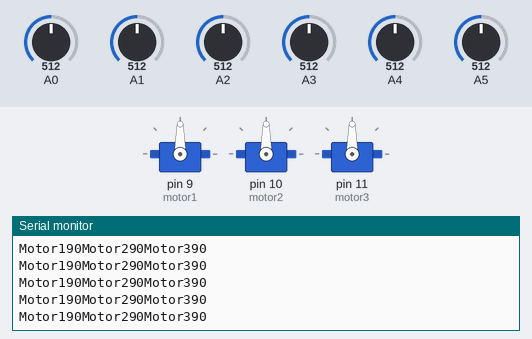
The sketch below on a simulated Arduino Uno, built with avr-gcc and run on an emulated ATmega328P. Shown: 3 × servo, the last lines printed to the serial monitor. Inputs (shaded band) come from the test bench; at power-on: A0 = 512, A1 = 512, A2 = 512, A3 = 512, A4 = 512, A5 = 512.

Above: at 2.2 s.
2.3 s: A0 set to 61
At 2.9 s:
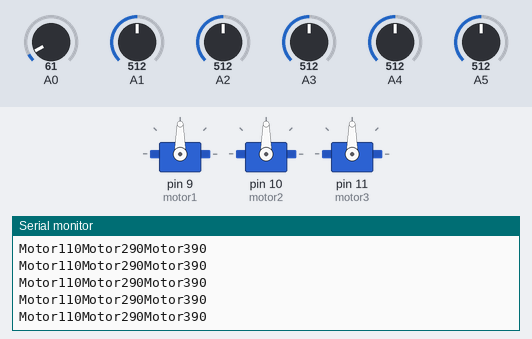
3.8 s: A0 set to 52
At 4.9 s:
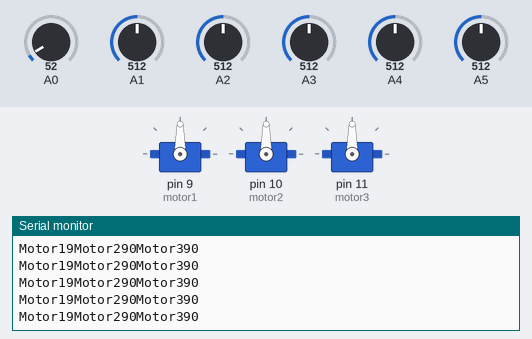
Timing chart, 0 to 6.8 s (numbered marks = the images above; inputs shaded):
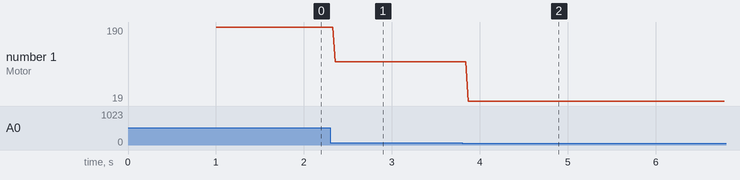

The sketch:

FinalRobot.ino
```cpp
/*
  This code was used to control our submission for the 2017 UBC Engineering Competition.
  Our submission placed 2nd out of 7 teams.
  Team members: Megan Nantel, Candice Ip, Adam Schonewille and Doug Matthews
*/

#include <Servo.h>
#include <QueueArray.h>


int potpin = 0;  // analog pin used to connect the potentiometer
int val;    // variable to read the value from the analog pin

//DC Servo 1 (BASE)
Servo servo1;  // create servo object to control a servo
int pot1 = 3;
int motor1 = 9;
float dSum1 = 0;
float lastError1;
float kp1 = -3;
float kd1 = 0.00001;
QueueArray<float> dQueue1;

//DC SERVO 2 (BOTTOM PIVOT)
Servo servo2;  // create servo object to control a servo
int pot2 = A4;
int motor2 = 10;
float dSum2 = 0;
float lastError2;
float kp2 = -3;
float kd2 = 0.00001;
//QueueArray<float> dQueue2;

//DC SERVO 3 (MIDDLE PIVOT)
Servo servo3;  // create servo object to control a servo
int pot3 = A5;
int motor3 = 11;
float dSum3 = 0;
float lastError3;
float kp3 = -3;
float kd3 = 0.00001;
//QueueArray<float> dQueue3;

int NUM_DERIVATIVE_STEPS = 3;

QueueArray<float> AdjustDCServo(Servo servo, int potNum, int goalAngle, QueueArray<float> queue, float *derivativeSum, float *lastError, float kp, float kd);
float mapf(float x, float in_min, float in_max, float out_min, float out_max);

// Use these to control the mode of the robot
bool simple = true; // Allow the user to control the robot with 3 potentiometers
bool push1 = false; // Perform the push test
bool position1 = false; // Move the object from one position to the other
bool height = false; // Lift the object to a given height

void setup() {
  servo1.attach(motor1);
  servo2.attach(motor2);
  servo3.attach(motor3);
  Serial.begin(9600);
  delay(1000);

  // setup Queues to compute derivatives
  for(int count = 0; count < NUM_DERIVATIVE_STEPS; count++){
    dQueue1.push(0.0);
//    Multiple quese where causing problems. Given the short time frame the
//    other motors where switched to just proportional gain instead of debuging problem
//    dQueue2.push(0.0);
//    dQueue3.push(0.0);
  }

  // Initalize the "Last Errors" this is used to calculate the derivative.
  lastError1 = 0;
  lastError2 = 0;
  lastError3 = 0;

  // Set the inital positions for the autonomus modes
  if(push1){
    for( int count; count < 400; count++){
      SimpleDCServo(87, 1);
      SimpleDCServo(180, 2);
      SimpleDCServo(147, 3);
      delay(15);
    }
  }
  else if (position1){
    for( int count; count < 400; count++){
      SimpleDCServo(87, 1);
      SimpleDCServo(180, 2);
      SimpleDCServo(147, 3);
      delay(15);
    }
  }

  else if(height){
    for( int count; count < 400; count++){
      SimpleDCServo(87, 1);
      SimpleDCServo(180, 2);
      SimpleDCServo(100, 3);
      delay(15);
    }
  }

}

void loop() {

  if(simple){

    // Read Values of Potentiometers
    int val1 = analogRead(0);            // reads the value of the potentiometer (value between 0 and 1023)
    val1 = map(val1, 0, 1023, 0, 180);     // scale it to use it with the servo (value between 0 and 180)
    int val2 = analogRead(1);            // reads the value of the potentiometer (value between 0 and 1023)
    val2= map(val2, 0, 1023, 0, 180);     // scale it to use it with the servo (value between 0 and 180)
    int val3 = analogRead(2);            // reads the value of the potentiometer (value between 0 and 1023)
    val3 = map(val3, 0, 1023, 0, 180);     // scale it to use it with the servo (value between 0 and 180)

    SimpleDCServo(val1, 1);
    SimpleDCServo(val2, 2);
    SimpleDCServo(val3, 3);

    Serial.print("Motor1");
    Serial.print(val1);
    Serial.print("Motor2");
    Serial.print(val2);
    Serial.print("Motor3");
    Serial.println(val3);
  }
  else if (push1){
    SimpleDCServo(87, 1);
    SimpleDCServo(20, 2);
    SimpleDCServo(40, 3);
  }
  else if (position1){
    SimpleDCServo(120, 1);
    SimpleDCServo(100, 2);
    SimpleDCServo(40, 3);
  } else if (height){
    SimpleDCServo(87, 1);
    SimpleDCServo(180, 2);
    SimpleDCServo(100, 3);
  }

  delay(15);
}

// Corect the angle of the motor using PD control
QueueArray<float> AdjustDCServo(Servo servo, int potNum, int goalAngle, QueueArray<float> queue,  float *derivativeSum, float *lastError, float kp, float kd){
  int goalVal = map(goalAngle, 0, 180, 50, 950);

  int readVal = analogRead(potNum);

  int error = goalVal - readVal;

  float errorChange = (float)error - *lastError;
  *lastError = error;

  float popVal = queue.pop();

  // Compute the derivatve using the sum of the past NUM_DERIVATIVE_STEPS errorChanges.
  // This is an approximation of the derivative using a moving average.
  *derivativeSum = *derivativeSum + errorChange - popVal;
  queue.push(errorChange);
  float dError = mapf(*derivativeSum/NUM_DERIVATIVE_STEPS, -250.0, 250.0, -50, 50)*abs(error);

  int gain = map(kp*error,-1023, 1023, 0, 180)+ kd*dError;

  servo.write(gain);

//  Use these lines for debugging
//  Serial.print("Goal Val:");
//  Serial.print(goalAngle);
//
//  Serial.print("Read Val:");
//  Serial.print(readVal);
//
//  Serial.print(", pop Val:");
//  Serial.print(popVal);
//
//  Serial.print(", derivative Val:");
//  Serial.print(dError);
//
//
//  Serial.print(", error Val:");
//  Serial.print(error);
//
//  Serial.print(", gain:");
//  Serial.println(gain);

  return queue;
}

// Use proportional gain to correct the angle of the motor.
void  ExtraSimple(Servo servo, int potNum, int goalAngle, float kp){
  int goalVal = map(goalAngle, 0, 180, 50, 900);

  int readVal = analogRead(potNum);
  int error = goalVal - readVal;

  int gain = map(kp*error,-1023, 1023, 0, 180);

  servo.write(gain);
}

// Use this function to easily change the angle of the motor.
void SimpleDCServo(int angle, int motorNum){
  if(motorNum == 1){
      dQueue1 = AdjustDCServo(servo1, pot1, angle, dQueue1, &dSum1, &lastError1, kp1,kd1);
  }
  else if (motorNum == 2){
      ExtraSimple(servo2, pot2, angle, kp2);
  }
  else{
      ExtraSimple(servo3, pot3, angle, kp3);
  }
}

// Equivalent to the Arduino map function but for float values.
float mapf(float x, float in_min, float in_max, float out_min, float out_max) {
     float result;
     result = (x - in_min) * (out_max - out_min) / (in_max - in_min) + out_min;
     return result;
}
```

Measured:
- after the input at 2.3 s, the serial monitor: prints a new line after 0.05 s (image 1)
- after the input at 3.8 s, the serial monitor: prints a new line after 0.07 s (image 2)
- plotted number 1: 190 → 110 after the input at 2.3 s, 110 → 19 after the input at 3.8 s
